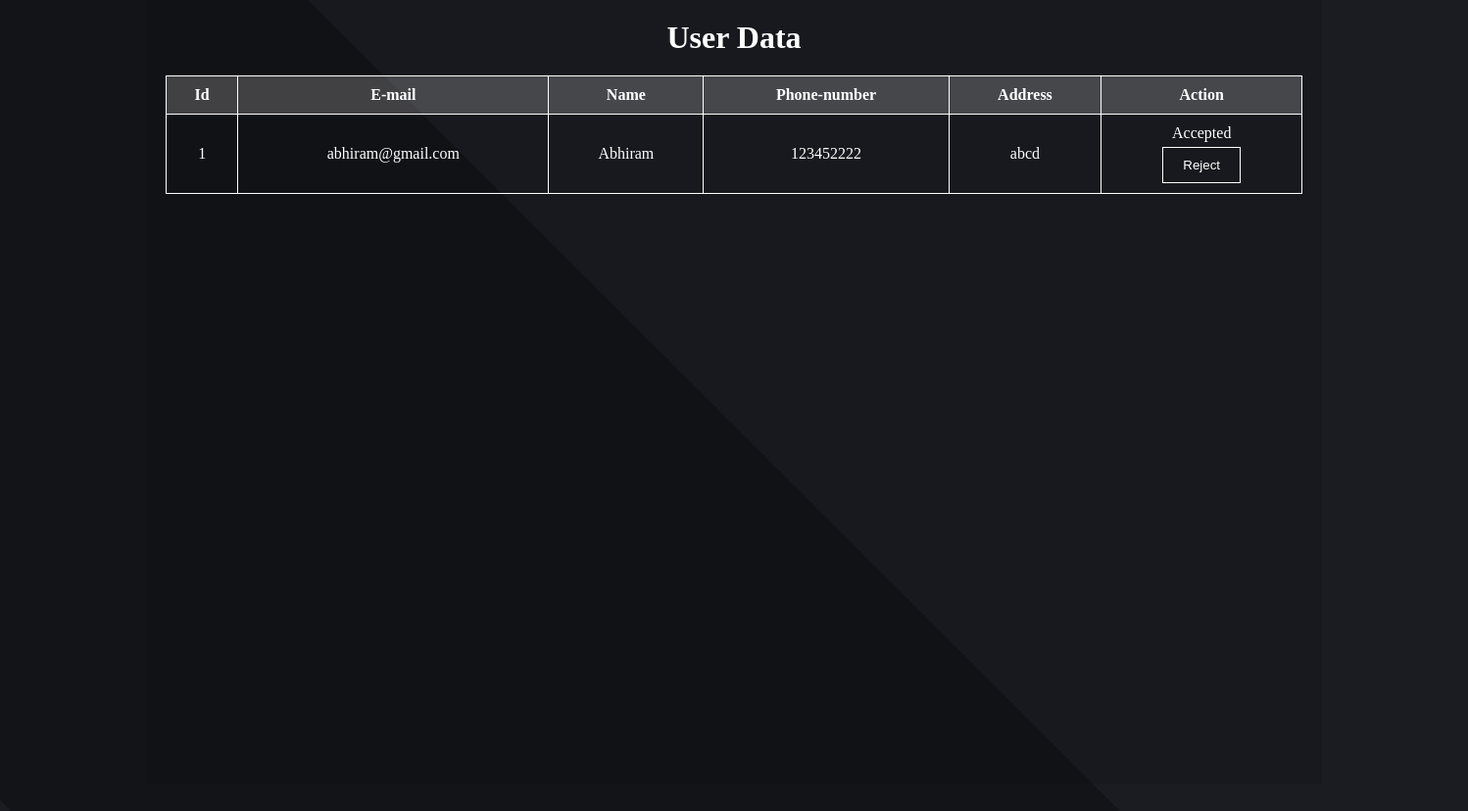
Before: /view_user with the older database file.
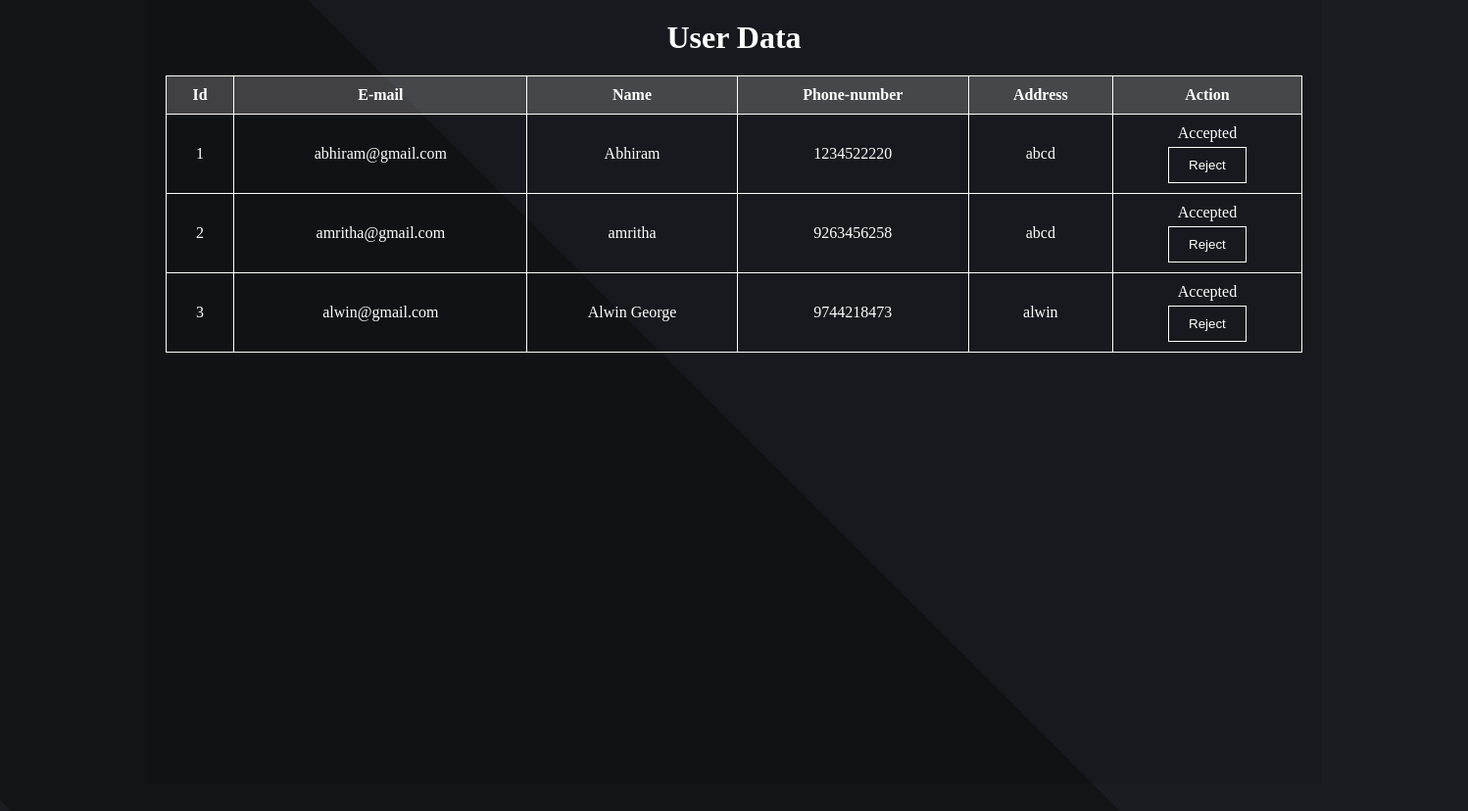
After: the same page with the newer database file.
### myapp/models.py (models this page shows)
class UserTable(models.Model):
    LOGIN = models.ForeignKey(LoginTable, on_delete=models.CASCADE)
    Name = models.CharField(max_length=100, null=True, blank=True)
    Email = models.CharField(max_length=100, null=True, blank=True)
    PhoneNumber = models.IntegerField( null=True, blank=True)
    Address = models.CharField(max_length=100, null=True, blank=True)
    Totalincome = models.DecimalField(max_digits=10, decimal_places=2, default=0.0)

### myapp/views.py (the view)
# urls.py: path('view_user',ViewUser.as_view(),name="view_user"),
class ViewUser(View):
    def get(self, request):
        c=UserTable.objects.all()
        return render(request, "user.html",{'c':c})

### templates/user.html (shortened to what this page needs)
<!DOCTYPE html>
<html lang="en">
<head>
</head>
<body>
    <div class="container">
        <h1 style="text-align: center;">User Data</h1>
        <table>
            <tr>
                <th>Id</th>
                <th>E-mail</th>
                <th>Name</th>
                <th>Phone-number</th>
                <th>Address</th>
                <th>Action</th>
            </tr>
            {% for i in c %}
            <tr>
                <td>{{ i.id }}</td>
                <td>{{ i.Email }}</td>
                <td>{{ i.Name }}</td>
                <td>{{ i.PhoneNumber }}</td>
                <td>{{ i.Address }}</td>
                <td>
                    {% if i.LOGIN.status == "PENDING" %}
                        <a href="AcceptUser/{{ i.LOGIN.id }}"><button class="btn">Accept</button></a>
                        <a href="RejectUser/{{ i.LOGIN.id }}"><button class="btn">Reject</button></a>
                    {% elif i.LOGIN.status == "ACCEPT" %}
                        <p>Accepted</p>
                        <a href="RejectUser/{{ i.LOGIN.id }}"><button class="btn">Reject</button></a>
                    {% elif i.LOGIN.status == "REJECT" %}
                        <p>Rejected</p>
                        <a href="AcceptUser/{{ i.LOGIN.id }}"><button class="btn">Accept</button></a>
                    {% endif %}
                </td>
            </tr>
            {% endfor %}
        </table>
    </div>
</body>
</html>

### templates/user.html (style rules this page uses)
* { padding: 0; margin: 0; box-sizing: border-box; }
body { display: flex; justify-content: center; align-items: flex-start; color: white; background-color: #1B1C21; overflow-y: auto; height: auto; min-height: 100vh; margin: 0; }
.container { position: relative; display: flex; flex-direction: column; align-items: center; justify-content: flex-start; min-height: 100vh; width: 90%; max-width: 1200px; padding: 20px; background-color: rgba(0, 0, 0, 0.1); }
.container:before { content: ""; position: absolute; left: -150%; top: 0; width: 300%; height: 100%; background-color: rgba(0, 0, 0, 0.3); transform: rotate(45deg); z-index: -1; }
table { background-color: transparent; width: 100%; border-collapse: collapse; margin-top: 20px; }
th, td { text-align: center; border: 1px solid white; padding: 10px; color: white; }
th { background-color: rgba(255, 255, 255, 0.2); }
.btn { background-color: transparent; border: 1px solid white; color: white; padding: 10px 20px; margin-top: 5px; cursor: pointer; transition: all 0.3s ease; }

Changed rows visible on the page:
changed UserTable "abhiram@gmail.com": PhoneNumber "123452222" → "1234522220"
added UserTable: id "2", Email "amritha@gmail.com", Name "amritha", PhoneNumber "9263456258", Address "abcd"
added UserTable: id "3", Email "alwin@gmail.com", Name "Alwin George", PhoneNumber "9744218473", Address "alwin"
